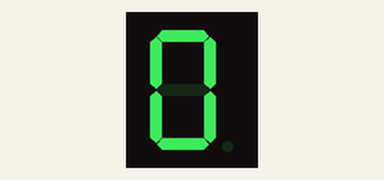
Recording of a sketch running on a simulated Arduino Uno, built with avr-gcc and run on an emulated ATmega328P. On the bench: 1-digit seven-segment display. Wiring (inferred from the names in the program): 1-digit 7-segment display, segments lit when HIGH: segments pin 8, pin 7, pin 6, pin 5, pin 4, pin 3, pin 2. The segment pins are drawn as the display they are named for.

Above: at 0.05 s.
At 0.65 s:
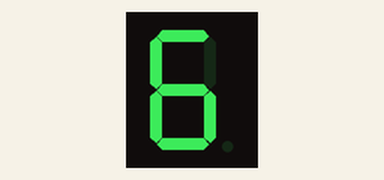
At 1.35 s:
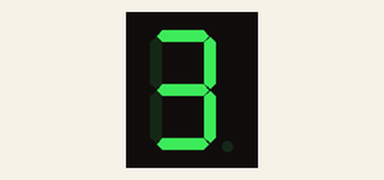

Measured:
- by itself, everything shown: repeats every 1.0 s, in 10 steps

The sketch:

7_SEGMENT_CATHOD.ino
```cpp
const int ZERO = 0X7E;
const int ONE = 0X30;
const int TWO = 0X6D;
const int  THREE = 0X79;
const int  FOUR = 0X33;
const int  FIVE = 0X5B;
const int  SIX = 0X5F;
const int  SEVEN = 0X70;
const int   EIGHT = 0X7F;
const int  NINE = 0X7B;

//pins initialization
int pin[] = {
  2,3,4,5,6,7,8};

//calculating the no of pins
int no_pins = sizeof(pin)/sizeof(pin[0]);


void setup(){
  Serial.begin(9600);
  //setting all pins as Outputs
  for(int i = 0; i < no_pins;i++)
  {
    pinMode(pin[i],OUTPUT);

  }//end of for loop
}//end of setup


void loop(){
  for(int i=0;i<=9;i++)
  {
    switch(i)
    {
    case 0:
      display_it(ZERO);
      break;

    case 1:
      display_it(ONE);
      break;

    case 2:
      display_it(TWO);
      break;

    case 3:
      display_it(THREE);
      break;

    case 4:
      display_it(FOUR);
      break;

    case 5:
      display_it(FIVE);
      break;

    case 6:
      display_it(SIX);
      break;

    case 7:
      display_it(SEVEN);
      break;

    case 8:
      display_it(EIGHT);
      break;

    case 9:
      display_it(NINE);
      break;

    default :
      Serial.println("something went wrong");

    }//end of switch
  }//end of for loop()
}//end of loop


void display_it(const int value)
{
  for(int i=2,j=0;i<=8;i++,j++)
  {
    digitalWrite(i,bitRead(value,j));

  }
  delay(100);
}
```
